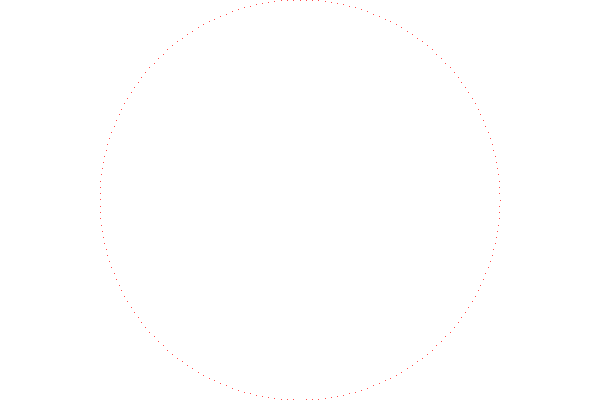
Frame 1 (no input)
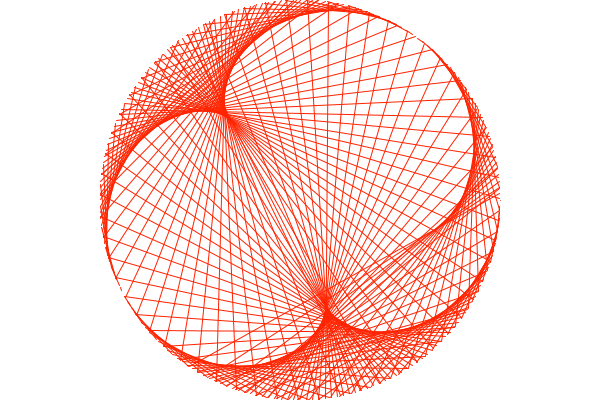
Frame 60 (the mouse pressed at the canvas centre just before this capture)
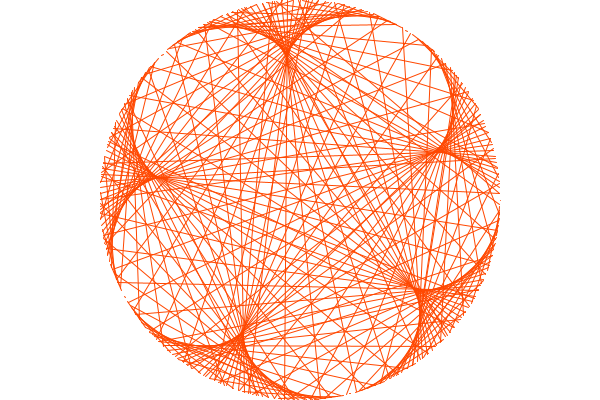
Frame 120 (the mouse held since frame 60 and released just before this capture)

The Processing sketch that drew these frames (run headless with seeded random() and noise(); from frame 60 on, the mouse is pressed at the canvas centre):

// Processing sketch: times
// ── times.pde
float time = 1;
float mult = 2;
float r = 200;

float col = 0;


void setup() {
  size(600, 400);
  colorMode(HSB);
}

void draw() {
  background(255);
  translate(width/2, height/2);
  
  for(int i = 0; i < 200; i++) {
    float angle1 = map(i, 0, 200, 0, TWO_PI);
    float x1 = r * cos(angle1);
    float y1 = r * sin(angle1);
    
    float angle2 = map(i*time, 0 , 200*time, 0, time*TWO_PI);
    float x2 = r * cos(angle2);
    float y2 = r * sin(angle2);
    
    stroke(col%255, 255, 255);
    //strokeWeight(2);
    line(x1, y1, x2, y2);
  }
  time += 0.04;
  //mult += 0.01;
  
  time = min(time, 200);  
  col += 0.1;
}
